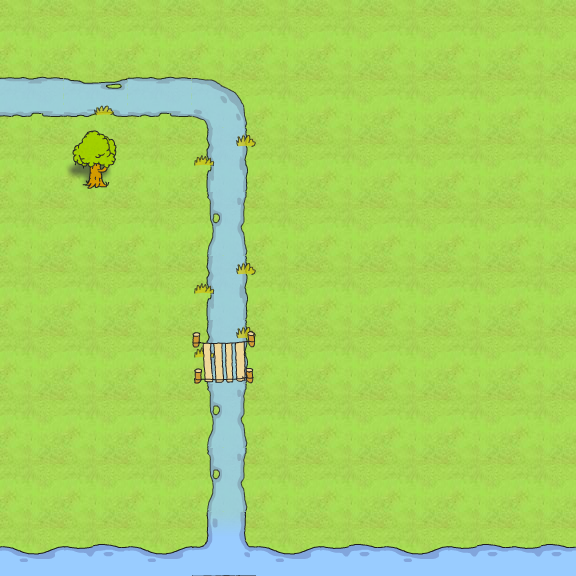

The image is a tile-based game level rendered from a .tmx file. Its description and source (layers, tilesets, objects; grid data summarised) follow:
An orthogonal 9x9 tile map with 64x64 px tiles, 7 tile layers (TL1a, TL1b, WL1, CL1, ...), 6 tilesets and 8 objects (characters/player/player, characters/enemies/crocodile/croc1, characters/robot/rob1, collectables/coin/coin1, portal/portal1, ...).

<map version="1.0" orientation="orthogonal" width="9" height="9" tilewidth="64" tileheight="64">
 <tileset firstgid="1" name="water" tilewidth="64" tileheight="64">
  <image source="../../../../tiles/water.png" width="320" height="1216" />
 </tileset>
 <tileset firstgid="96" name="jungle" tilewidth="64" tileheight="64">
  <image source="../../../../tiles/jungle.png" width="320" height="1216" />
 </tileset>
 <tileset firstgid="191" name="paths" tilewidth="64" tileheight="64">
  <image source="../../../../tiles/paths.png" width="320" height="1216" />
 </tileset>
 <tileset firstgid="286" name="objects" tilewidth="64" tileheight="64">
  <image source="../../../../tiles/objects.png" width="320" height="1216" />
 </tileset>
 <tileset firstgid="381" name="sand" tilewidth="64" tileheight="64">
  <image source="../../../../tiles/sand.png" width="320" height="1216" />
 </tileset>
 <tileset firstgid="476" name="walls" tilewidth="64" tileheight="64">
  <image source="../../../../tiles/walls.png" width="320" height="1216" />
 </tileset>
 <layer name="TL1a" width="9" height="9">
  <data>[81 cells, 81 non-empty, 1 distinct tile ids]</data>
 </layer>
 <layer name="TL1b" width="9" height="9">
  <data>[81 cells, 20 non-empty, 9 distinct tile ids]</data>
 </layer>
 <layer name="WL1" width="9" height="9">
  <data>[81 cells, 0 non-empty, 0 distinct tile ids]</data>
 </layer>
 <layer name="CL1" width="9" height="9">
  <data>[81 cells, 0 non-empty, 0 distinct tile ids]</data>
 </layer>
 <objectgroup name="OL1" width="0" height="0">
  <object name="characters/player/player" gid="286" x="64" y="320" width="64" height="64" />
  <object name="characters/enemies/crocodile/croc1" gid="296" x="64" y="128" width="64" height="64" />
  <object name="characters/robot/rob1" gid="301" x="64" y="448" width="64" height="64" />
  <object name="collectables/coin/coin1" gid="287" x="448" y="512" />
  <object name="portal/portal1" gid="292" x="448" y="128" />
  <object name="layer_changer/lc1" gid="302" x="128" y="384" />
  <object name="layer_changer/lc2" gid="302" x="256" y="384" />
  <object name="characters/npcs/hatman/npc1" gid="291" x="384" y="256" />
 </objectgroup>
 <layer name="TL2" width="9" height="9">
  <data>[81 cells, 1 non-empty, 1 distinct tile ids]</data>
 </layer>
 <layer name="CL2" width="9" height="9">
  <data>[81 cells, 0 non-empty, 0 distinct tile ids]</data>
 </layer>
 <layer name="OL2" width="9" height="9">
  <data>[81 cells, 0 non-empty, 0 distinct tile ids]</data>
 </layer>
</map>
